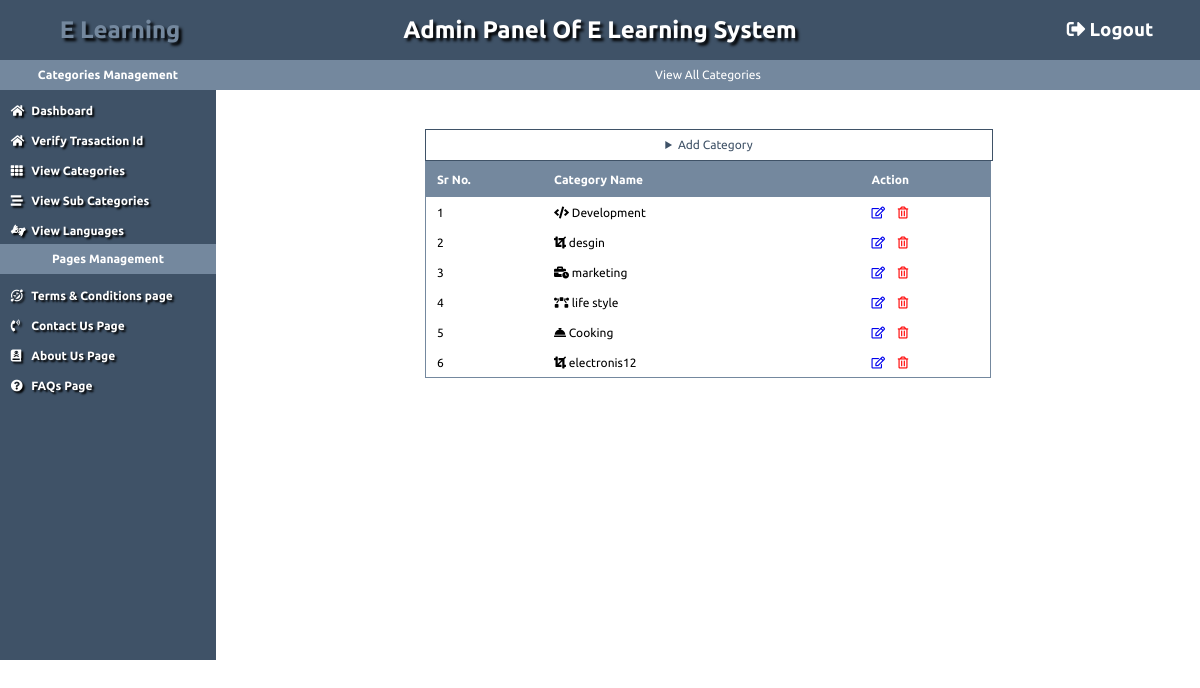
Page /admin/index.php?cat on the committed database.
### tables this page shows
CREATE TABLE `cat` (
  `cat_id` int(10) NOT NULL,
  `cat_name` varchar(100) NOT NULL,
  `cat_icon` text NOT NULL
);

### admin/inc/function.php (the view, shortened to what this page needs)
<?php
	function view_cat()
	{
		include("inc/db.php");
		$get_cat=$con->prepare("select * from cat");
		$get_cat->setFetchMode(PDO:: FETCH_ASSOC);
		$get_cat->execute();
		$i=1;
		while($row=$get_cat->fetch()):
			echo"<tr >
					<td>".$i++."</td>
					<td>".$row['cat_icon']."  ".$row['cat_name']."</td>
					<td><a style='margin-right:10px;' href='index.php?cat&edit_cat=".$row['cat_id']."' title='Edit'><i class='far fa-edit'></i></a>
					<a style='color:#f00;' href='index.php?cat&del_cat=".$row['cat_id']."' title='Delete'><i class='far fa-trash-alt'></i></a></td>
				</tr>";
		endwhile;
	}
?>

### admin/css/style.css (style rules this page uses)
* { margin:0;padding:0;font-family: 'Ubuntu', sans-serif; }
#add table tr td { color:#000;height:30px;padding-left:2%;box-sizing:border-box;font-size:12px; }

### rows in the picture
cat: cat_name "Development"
cat: cat_name "desgin"
cat: cat_name "marketing"
cat: cat_name "life style"
cat: cat_name "Cooking"
cat: cat_name "electronis12"
